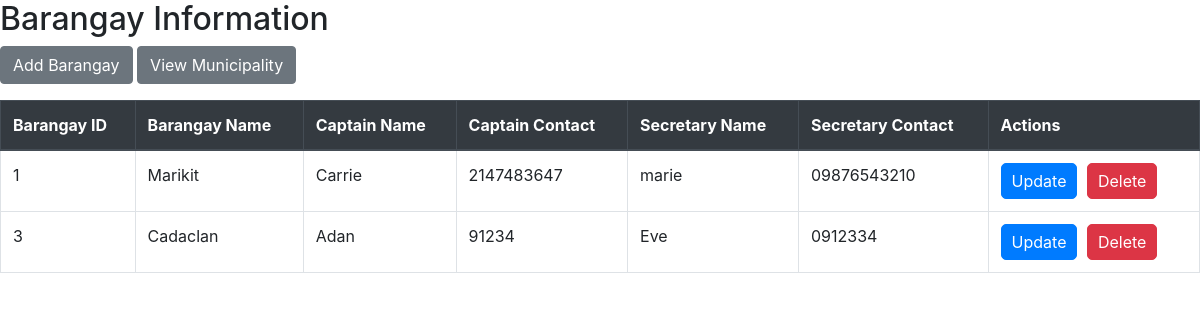
The page /barangay.php on the database its author committed.
### tables this page shows
CREATE TABLE `barangays` (
  `barangay_id` int(11) NOT NULL,
  `barangay_name` varchar(50) NOT NULL,
  `captain_name` varchar(255) NOT NULL,
  `captain_contact` int(11) NOT NULL,
  `secretary_name` varchar(255) DEFAULT NULL,
  `secretary_contact` varchar(20) DEFAULT NULL,
  `created_at` timestamp NOT NULL DEFAULT current_timestamp(),
  `updated_at` timestamp NOT NULL DEFAULT current_timestamp() ON UPDATE current_timestamp()
);

### barangay.php (the view, shortened to what this page needs)
<!DOCTYPE html>
<html>
<head>
    <link rel="stylesheet" href="https://maxcdn.bootstrapcdn.com/bootstrap/4.5.2/css/bootstrap.min.css">
</head>
<body>
    <h2>Barangay Information</h2>
    <a href="add_barangay.php" class="btn btn-secondary mb-3">Add Barangay</a>
    <a href="view_municipal.php" class="btn btn-secondary mb-3">View Municipality</a>
    <div class="table-responsive">
        <table class="table table-bordered">
            <thead class="thead-dark">
                <tr>
                    <th>Barangay ID</th>
                    <th>Barangay Name</th>
                    <th>Captain Name</th>
                    <th>Captain Contact</th>
                    <th>Secretary Name</th>
                    <th>Secretary Contact</th>
                    <th>Actions</th>
                </tr>
            </thead>
            <tbody>
                <?php
                include_once "db_conn.php";
                $sql = "SELECT * FROM barangays";
                $result = $conn->query($sql);
                if ($result->num_rows > 0) {
                    while($row = $result->fetch_assoc()) {
                        echo "<tr>
                        <td>".$row["barangay_id"]."</td>
                        <td>".$row["barangay_name"]."</td>
                        <td>".$row["captain_name"]."</td>
                        <td>".$row["captain_contact"]."</td>
                        <td>".$row["secretary_name"]."</td>
                        <td>".$row["secretary_contact"]."</td>
                        <td>
                            <a href='update_barangay.php?id=".$row["barangay_id"]."' class='btn btn-primary action-button update-button'>Update</a>
                            <a href='delete_barangay.php?barangay_id=".$row["barangay_id"]."' class='btn btn-danger action-button delete-button'>Delete</a>
                        </td>
                    </tr>";
                    }
                } else {
                    echo "<tr><td colspan='7'>No barangay records found.</td></tr>";
                }
                ?>
            </tbody>
        </table>
    </div>
</body>
</html>

### barangay.php (style rules this page uses)
.action-button { padding: 5px 10px; border-radius: 5px; color: white; text-decoration: none; margin-right: 5px; }
.update-button { background-color: #007bff; }
.delete-button { background-color: #dc3545; }

### rows shown on the page
barangays: barangay_id "1", barangay_name "Marikit", captain_name "Carrie", captain_contact "2147483647", secretary_name "marie", secretary_contact "09876543210"
barangays: barangay_id "3", barangay_name "Cadaclan", captain_name "Adan", captain_contact "91234", secretary_name "Eve", secretary_contact "0912334"
